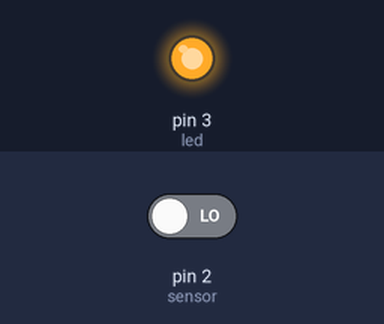
Simulated run of this sketch. Board: Arduino Uno, built with avr-gcc and run on an emulated ATmega328P. On the bench: output pins drawn as LEDs (lit = HIGH). Inputs (shaded band) come from the test bench; at power-on: pin 2 (sensor) LOW.

Above: at 1.2 s.
1.3 s: pin 2 (sensor) driven HIGH
At 2.1 s:
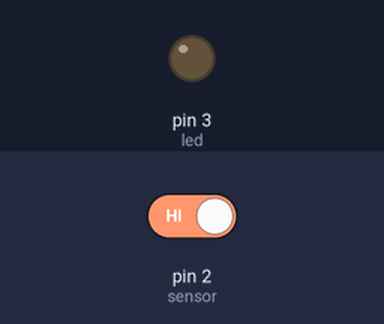
2.8 s: pin 2 (sensor) driven LOW
At 3.3 s:
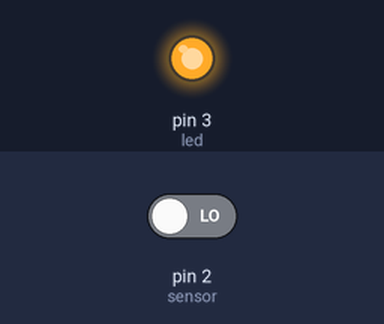
Timing chart, 0 to 5.8 s (numbered marks = the images above; inputs shaded):
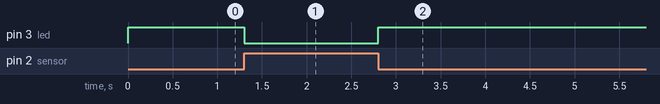

The sketch:

sketch_dec23b.ino
```cpp
// Sensor ky-002

// sensor cuandodetecta movimiento vaja el nivel.
int led = 3;
int sensor = 2;
bool estado = false;

void setup() {
  pinMode(led,OUTPUT);
  pinMode(sensor,INPUT);
}

void loop() {
  estado = digitalRead(sensor);
  digitalWrite(led,!estado);
/*  if(! digitalRead(sensor)){
    digitalWrite(led,HIGH);
    delay(250);
  }
  else{
    digitalWrite(led,LOW);
  }
  */
}
```

Measured:
- after the input at 1.3 s, pin 3 (led): HIGH → LOW at once
- after the input at 2.8 s, pin 3 (led): LOW → HIGH at once
